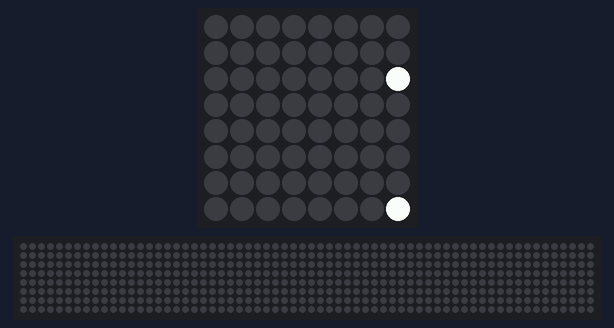
Bench run of a program on a simulated Raspberry Pi (BCM pin numbers) with a Sense HAT. Shown: the Sense HAT's 8×8 RGB LED matrix, a strip that is not on the board, showing the scrolling text unrolled. The 64×8 strip is a reading aid, not a part: it shows the text the matrix is scrolling, unrolled, one strip-width of it at a time.

Above: at 0.32 s.
At 6.54 s:
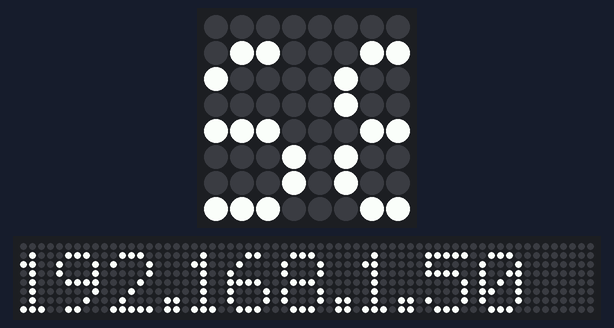
At 12.96 s:
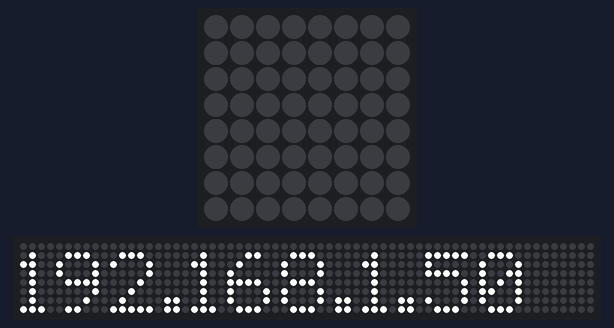
At 19.99 s:
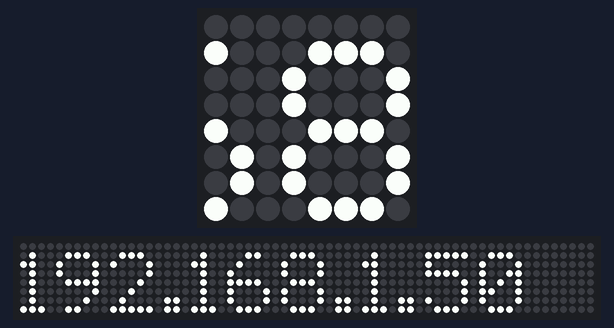
At 29.82 s:
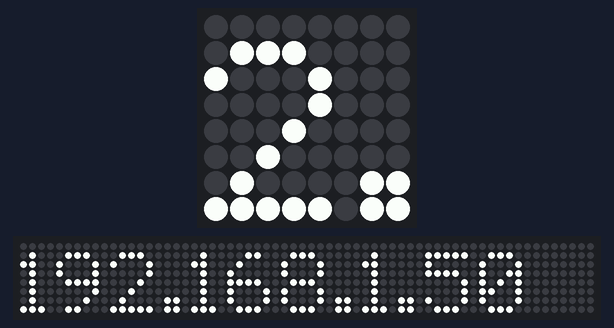
At 39.86 s:
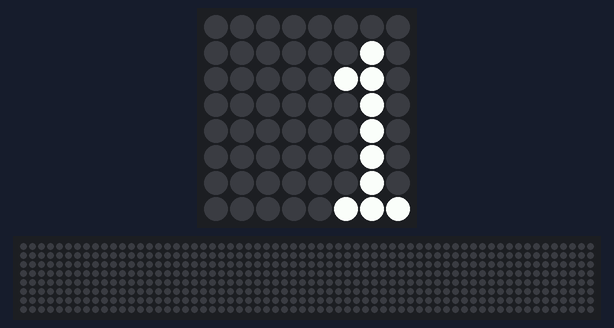

The program:

showip.py
```python
#!/usr/bin/env python3

from sense_hat import SenseHat
import socket

def get_local_ip():
    s = socket.socket(socket.AF_INET, socket.SOCK_DGRAM)
    s.connect(("1.1.1.1", 80))
    try:
        ip = s.getsockname()[0]
    except:
        ip = "127.0.0.1"
    finally:
        s.close()
    return ip

def main():
    sense = SenseHat()
    ip = get_local_ip()
    for _ in range(10):
        sense.show_message(ip, scroll_speed=0.2)

if __name__ == '__main__':
    while True:
         try:
             main()
             break
         except OSError:
             continue
```
